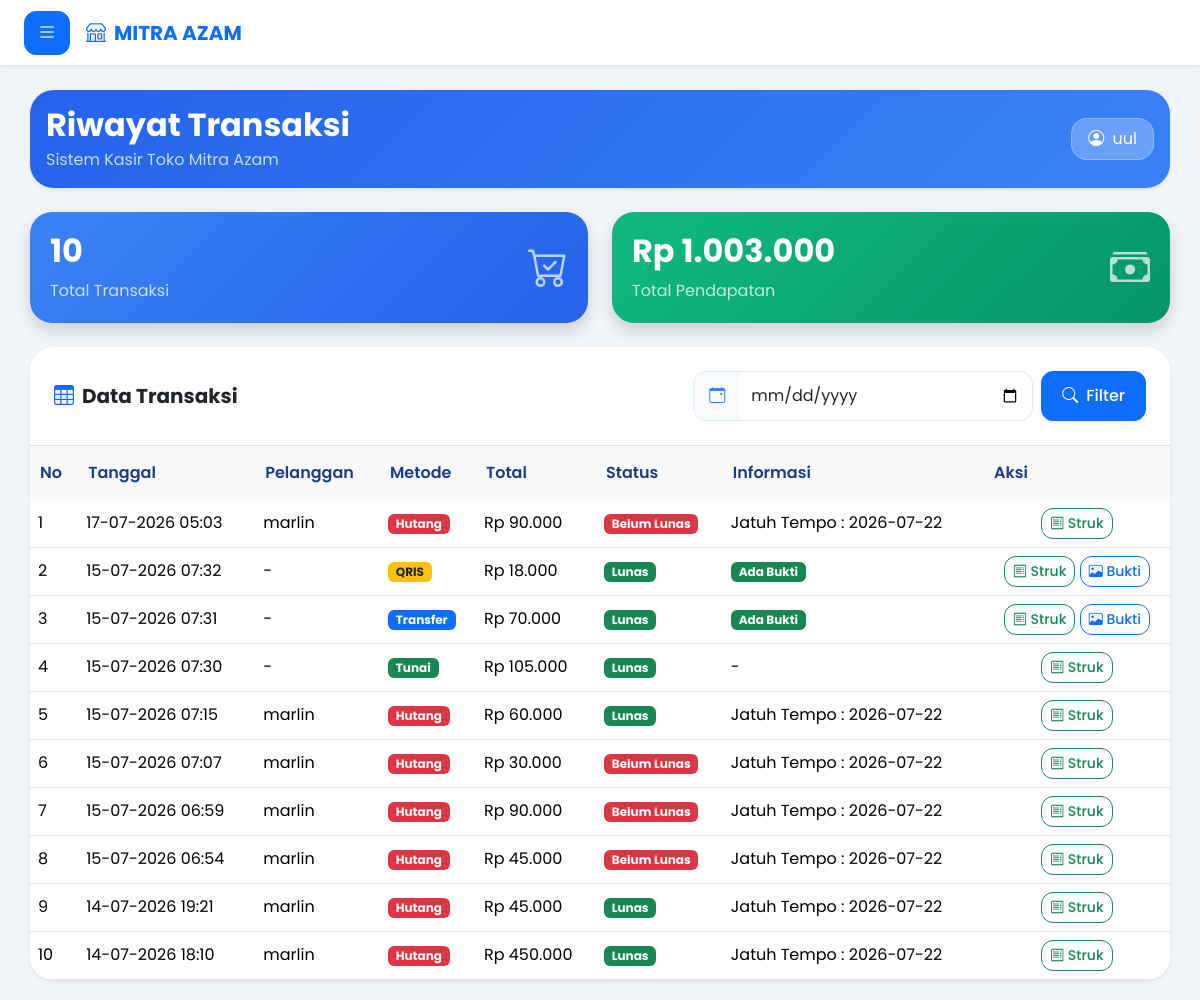
The app's page /kasir/riwayat_transaksi.php (signed in) with its own data.
### tables this page shows
CREATE TABLE `penjualan` (
  `id_penjualan` int(11) NOT NULL AUTO_INCREMENT,
  `tanggal` datetime NOT NULL,
  `total_harga` int(11) NOT NULL,
  `bayar` int(11) NOT NULL,
  `metode_pembayaran` varchar(50) DEFAULT NULL,
  `referensi` varchar(100) DEFAULT NULL,
  `bukti_pembayaran` varchar(255) DEFAULT NULL,
  `kasir` int(11) DEFAULT NULL,
  `nama_kasir` varchar(100) DEFAULT NULL,
  `id_customer` int(11) DEFAULT NULL,
  `kembali` int(11) NOT NULL,
  `nama_customer` varchar(100) DEFAULT NULL,
  `jatuh_tempo` date DEFAULT NULL,
  `status_pembayaran` enum('Lunas','Belum Lunas') NOT NULL,
  `metode_pelunasan` varchar(30) DEFAULT NULL,
  `tanggal_pelunasan` datetime DEFAULT NULL,
  `bukti_pelunasan` varchar(255) DEFAULT NULL,
  `keuntungan` int(11) NOT NULL,
  `panjang` decimal(10,0) NOT NULL,
  `lebar` decimal(10,0) NOT NULL,
  `id_user` int(11) NOT NULL,
  PRIMARY KEY (`id_penjualan`)
);

### kasir/riwayat_transaksi.php (the view, shortened to what this page needs)
<?php
require_once '../config/koneksi.php';
$cari = "";
$query = "SELECT * FROM penjualan ORDER BY id_penjualan DESC";
$data = mysqli_query($conn, $query);
$total_transaksi = 0;
$total_query = mysqli_query($conn, "SELECT COUNT(*) AS total FROM penjualan");
if ($total_query) {
    $row = mysqli_fetch_assoc($total_query);
    $total_transaksi = $row['total'];
}
$total_pendapatan = 0;
$pendapatan_query = mysqli_query($conn, "SELECT SUM(total_harga) AS total FROM penjualan");
if ($pendapatan_query) {
    $row_pendapatan = mysqli_fetch_assoc($pendapatan_query);
    $total_pendapatan = $row_pendapatan['total'] ?? 0;
}
?>
<!DOCTYPE html>
<html lang="id">
<head>
    <link href="https://cdn.jsdelivr.net/npm/bootstrap@5.3.3/dist/css/bootstrap.min.css" rel="stylesheet">
    <link rel="stylesheet" href="https://cdn.jsdelivr.net/npm/bootstrap-icons@1.11.3/font/bootstrap-icons.min.css">
</head>
<body>
<nav class="navbar bg-white fixed-top shadow-sm" style="height: 65px;">
  <div class="container-fluid px-4 d-flex align-items-center justify-content-start gap-3">
    <button class="btn btn-primary d-flex align-items-center gap-2" type="button" data-bs-toggle="offcanvas" data-bs-target="#sidebarKasir">
      <i class="bi bi-list fs-5"></i>
    </button>
    <a class="navbar-brand fw-bold text-primary d-flex align-items-center gap-2 m-0 p-0" href="dashboard.php">
      <i class="bi bi-shop"></i> MITRA AZAM
    </a>
  </div>
</nav>
<div class="content">
    <div class="card header-card mb-4 shadow-sm">
        <div class="card-body">
            <div class="d-flex justify-content-between align-items-center flex-wrap gap-3">
                <div>
                    <h2 class="fw-bold mb-1">Riwayat Transaksi</h2>
                    <p class="mb-0 opacity-75">Sistem Kasir Toko Mitra Azam</p>
                </div>
                <div class="bg-white bg-opacity-25 py-2 px-3 rounded-4 border border-white border-opacity-25">
                    <i class="bi bi-person-circle me-1"></i>
                    <?= htmlspecialchars($_SESSION['nama']); ?>
                </div>
            </div>
        </div>
    </div>
    <div class="row mb-4 g-4">
        <div class="col-md-6">
            <div class="stat-card bg-blue shadow">
                <div class="d-flex justify-content-between align-items-center">
                    <div>
                        <h2 class="fw-bold"><?= $total_transaksi; ?></h2>
                        <p class="mb-0 opacity-75">Total Transaksi</p>
                    </div>
                    <i class="bi bi-cart-check icon-stat"></i>
                </div>
            </div>
        </div>
        <div class="col-md-6">
            <div class="stat-card bg-green shadow">
                <div class="d-flex justify-content-between align-items-center">
                    <div>
                        <h2 class="fw-bold">Rp <?= number_format($total_pendapatan, 0, ',', '.'); ?></h2>
                        <p class="mb-0 opacity-75">Total Pendapatan</p>
                    </div>
                    <i class="bi bi-cash-stack icon-stat"></i>
                </div>
            </div>
        </div>
    </div>
    <div class="card shadow-sm">
        <div class="card-header bg-white border-bottom p-4">
            <div class="row align-items-center g-3">
                <div class="col-lg-6 col-md-12">
                    <h5 class="mb-0 fw-bold text-dark d-flex align-items-center gap-2">
                        <i class="bi bi-table text-primary"></i> Data Transaksi
                    </h5>
                </div>
                <div class="col-lg-6 col-md-12">
                    <form method="GET" action="">
                        <div class="d-flex gap-2 justify-content-lg-end">
                            <div class="input-group" style="max-width: 340px;">
                                <span class="input-group-text input-group-text-custom">
                                    <i class="bi bi-calendar-event"></i>
                                </span>
                                <input type="date" name="cari" class="form-control form-control-search" value="<?= htmlspecialchars($cari); ?>">
                            </div>
                            <button class="btn btn-primary btn-search-custom d-flex align-items-center gap-2 shadow-sm" type="submit">
                                <i class="bi bi-search"></i> <span>Filter</span>
                            </button>
                        </div>
                    </form>
                </div>
            </div>
        </div>
        <div class="card-body p-0">
            <div class="table-responsive">
                <table class="table align-middle table-hover mb-0">
                    <thead>
                        <tr class="table-light">
                            <th>No</th>
                            <th>Tanggal</th>
                            <th>Pelanggan</th>
                            <th>Metode</th>
                            <th>Total</th>
                            <th>Status</th>
                            <th>Informasi</th>
                            <th>Aksi</th>
                        </tr>
                    </thead>
                    <tbody>
                    <?php if(mysqli_num_rows($data) > 0): ?>
                        <?php $no = 1; ?>
                        <?php while($d = mysqli_fetch_assoc($data)): ?>
                        <tr>
                            <td><?= $no++; ?></td>
                            <td><?= date('d-m-Y H:i', strtotime($d['tanggal'])); ?></td>
                            <td><?= !empty($d['nama_customer']) ? $d['nama_customer'] : '-'; ?></td>
                            <td>
                                <?php
                                if($d['metode_pembayaran']=="Tunai"){
                                    echo "<span class='badge bg-success'>Tunai</span>";
                                }elseif($d['metode_pembayaran']=="Transfer"){
                                    echo "<span class='badge bg-primary'>Transfer</span>";
                                }elseif($d['metode_pembayaran']=="QRIS"){
                                    echo "<span class='badge bg-warning text-dark'>QRIS</span>";
                                }else{
                                    echo "<span class='badge bg-danger'>Hutang</span>";
                                }
                                ?>
                            </td>
                            <td>
                                Rp <?= number_format($d['total_harga'],0,',','.'); ?>
                            </td>
                            <td>
                                <?php
                                if($d['status_pembayaran']=="Lunas"){
                                    echo "<span class='badge bg-success'>Lunas</span>";
                                }else{
                                    echo "<span class='badge bg-danger'>Belum Lunas</span>";
                                }
                                ?>
                            </td>
                            <td>
                                <?php
                                if($d['metode_pembayaran']=="Transfer" || $d['metode_pembayaran']=="QRIS"){
                                    if(!empty($d['bukti_pembayaran'])){
                                        echo "<span class='badge bg-success'>Ada Bukti</span>";
                                    }else{
                                        echo "<span class='badge bg-danger'>Tidak Ada Bukti</span>";
                                    }
                                }elseif($d['metode_pembayaran']=="Hutang"){
                                    echo "Jatuh Tempo : ".$d['jatuh_tempo'];
                                }else{
                                    echo "-";
                                }
                                ?>
                            </td>
                            <td class="text-center">
                                <a href="struk.php?id=<?= $d['id_penjualan']; ?>"
                                target="_blank"
                                class="btn btn-outline-success btn-sm">
                                    <i class="bi bi-receipt"></i> Struk
                                </a>
                                <?php if(
                                    !empty($d['bukti_pembayaran']) &&
                                    file_exists("../uploads/bukti_pembayaran/".$d['bukti_pembayaran'])
                                ): ?>
                                    <button
                                        class="btn btn-outline-primary btn-sm"
                                        data-bs-toggle="modal"
                                        data-bs-target="#modal<?= $d['id_penjualan']; ?>">
                                        <i class="bi bi-image"></i> Bukti
                                    </button>
                                <?php endif; ?>
                            </td>
                        </tr>
                        <?php endwhile; ?>
                    <?php endif; ?>
                    </tbody>
                </table>
            </div>
        </div>
    </div>
</div>
</body>
</html>

### kasir/riwayat_transaksi.php (style rules this page uses)
* { font-family:'Poppins',sans-serif; }
body { background:#f1f5f9; overflow-x:hidden; padding-top: 70px; }
.content { padding:20px 30px; }
.card { border:none; border-radius:24px; overflow:hidden; box-shadow: 0 5px 20px rgba(0,0,0,0.08); }
.header-card { background:linear-gradient(135deg, #2563eb, #3b82f6); color:white; }
.stat-card { border-radius:22px; color:white; padding:20px; transition:0.3s; border: none; }
.bg-blue { background:linear-gradient(135deg, #3b82f6, #2563eb); }
.bg-green { background:linear-gradient(135deg, #10b981, #059669); }
.icon-stat { font-size:40px; opacity:0.7; }
.table thead { background:#eff6ff; }
.table thead th { color:#1e3a8a; border:none; font-weight:600; padding: 15px 10px; }
.form-control { border-radius:14px; border:1px solid #dbeafe; padding:12px; }
.input-group-text-custom { background-color: #f8fafc; border: 1px solid #dbeafe; border-right: none; border-radius: 14px 0 0 14px; color: #3b82f6; padding-left: 15px; padding-right: 15px; }
.form-control-search { border-left: none; border-radius: 0 14px 14px 0 !important; }
.btn { border-radius:12px; font-weight:500; }
.btn-search-custom { border-radius: 12px; padding-left: 20px; padding-right: 20px; }

### records on screen
penjualan: tanggal "17-07-2026 05:03", nama_customer "marlin", metode_pembayaran "Hutang", total_harga "90.000", status_pembayaran "Belum Lunas", jatuh_tempo "2026-07-22"
penjualan: tanggal "15-07-2026 07:32", metode_pembayaran "QRIS", total_harga "18.000", status_pembayaran "Lunas"
penjualan: tanggal "15-07-2026 07:31", metode_pembayaran "Transfer", total_harga "70.000", status_pembayaran "Lunas"
penjualan: tanggal "15-07-2026 07:30", metode_pembayaran "Tunai", total_harga "105.000", status_pembayaran "Lunas"
penjualan: tanggal "15-07-2026 07:15", nama_customer "marlin", metode_pembayaran "Hutang", total_harga "60.000", status_pembayaran "Lunas", jatuh_tempo "2026-07-22"
penjualan: tanggal "15-07-2026 07:07", nama_customer "marlin", metode_pembayaran "Hutang", total_harga "30.000", status_pembayaran "Belum Lunas", jatuh_tempo "2026-07-22"
penjualan: tanggal "15-07-2026 06:59", nama_customer "marlin", metode_pembayaran "Hutang", total_harga "90.000", status_pembayaran "Belum Lunas", jatuh_tempo "2026-07-22"
penjualan: tanggal "15-07-2026 06:54", nama_customer "marlin", metode_pembayaran "Hutang", total_harga "45.000", status_pembayaran "Belum Lunas", jatuh_tempo "2026-07-22"
penjualan: tanggal "14-07-2026 19:21", nama_customer "marlin", metode_pembayaran "Hutang", total_harga "45.000", status_pembayaran "Lunas", jatuh_tempo "2026-07-22"
penjualan: tanggal "14-07-2026 18:10", nama_customer "marlin", metode_pembayaran "Hutang", total_harga "450.000", status_pembayaran "Lunas", jatuh_tempo "2026-07-22"

### other values on screen
$_SESSION['nama'] "uul"
$total_transaksi "10"
$total_pendapatan "1.003.000"
